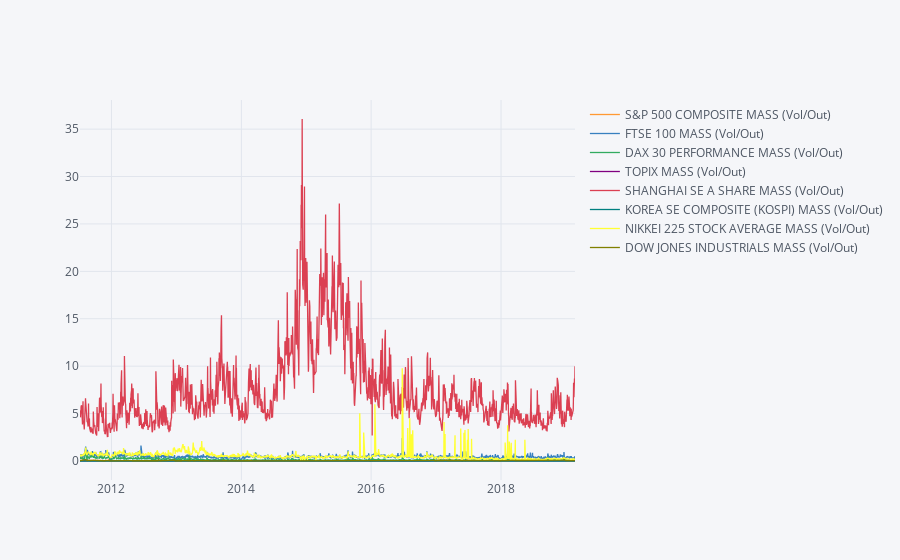

The code cell stored with this chart in its notebook:
### Code cell
mass_2011.iplot()

### Figure 1 — Plotly figure (JSON) as saved in the notebook; plotly's stock layout.template omitted (floating-point values rounded to 4 significant figures; data arrays with more than 128 entries replaced by an {"elided": "..."} marker saying what was removed)
{"data": [{"line": {"color": "rgba(255, 153, 51, 1.0)", "dash": "solid", "shape": "linear", "width": 1.3}, "mode": "lines", "name": "S&P 500 COMPOSITE MASS (Vol/Out)", "text": "", "type": "scatter", "uid": "49919aa2-f50d-4042-a460-7a4bf1d02092", "x": {"elided": "1990 str values"}, "y": {"elided": "1990 float values"}}, {"line": {"color": "rgba(55, 128, 191, 1.0)", "dash": "solid", "shape": "linear", "width": 1.3}, "mode": "lines", "name": "FTSE 100 MASS (Vol/Out)", "text": "", "type": "scatter", "uid": "65c8cb40-1c5a-4aea-954c-9b22f9ca3566", "x": {"elided": "1990 str values"}, "y": {"elided": "1990 float values"}}, {"line": {"color": "rgba(50, 171, 96, 1.0)", "dash": "solid", "shape": "linear", "width": 1.3}, "mode": "lines", "name": "DAX 30 PERFORMANCE MASS (Vol/Out)", "text": "", "type": "scatter", "uid": "bbd866ce-541f-4317-b759-6aa4a39b24ac", "x": {"elided": "1990 str values"}, "y": {"elided": "1990 float values"}}, {"line": {"color": "rgba(128, 0, 128, 1.0)", "dash": "solid", "shape": "linear", "width": 1.3}, "mode": "lines", "name": "TOPIX MASS (Vol/Out)", "text": "", "type": "scatter", "uid": "a0f8acc6-14c3-440f-9607-d5665e5155fd", "x": {"elided": "1990 str values"}, "y": {"elided": "1990 float values"}}, {"line": {"color": "rgba(219, 64, 82, 1.0)", "dash": "solid", "shape": "linear", "width": 1.3}, "mode": "lines", "name": "SHANGHAI SE A SHARE MASS (Vol/Out)", "text": "", "type": "scatter", "uid": "410de2dc-0fdd-4286-a6e0-4485afb339d4", "x": {"elided": "1990 str values"}, "y": {"elided": "1990 float values"}}, {"line": {"color": "rgba(0, 128, 128, 1.0)", "dash": "solid", "shape": "linear", "width": 1.3}, "mode": "lines", "name": "KOREA SE COMPOSITE (KOSPI) MASS (Vol/Out)", "text": "", "type": "scatter", "uid": "0b3379b7-ed1f-4774-8e54-034ba3c3454a", "x": {"elided": "1990 str values"}, "y": {"elided": "1990 float values"}}, {"line": {"color": "rgba(255, 255, 51, 1.0)", "dash": "solid", "shape": "linear", "width": 1.3}, "mode": "lines", "name": "NIKKEI 225 STOCK AVERAGE MASS (Vol/Out)", "text": "", "type": "scatter", "uid": "0bcf61b8-9033-431d-a6bc-f86b5e8a76a8", "x": {"elided": "1990 str values"}, "y": {"elided": "1990 float values"}}, {"line": {"color": "rgba(128, 128, 0, 1.0)", "dash": "solid", "shape": "linear", "width": 1.3}, "mode": "lines", "name": "DOW JONES INDUSTRIALS MASS (Vol/Out)", "text": "", "type": "scatter", "uid": "02e8e820-9468-488d-89fc-d9d1c977dd1d", "x": {"elided": "1990 str values"}, "y": {"elided": "1990 float values"}}], "layout": {"legend": {"bgcolor": "#F5F6F9", "font": {"color": "#4D5663"}}, "paper_bgcolor": "#F5F6F9", "plot_bgcolor": "#F5F6F9", "title": {"font": {"color": "#4D5663"}}, "xaxis": {"gridcolor": "#E1E5ED", "showgrid": true, "tickfont": {"color": "#4D5663"}, "title": {"font": {"color": "#4D5663"}, "text": ""}, "zerolinecolor": "#E1E5ED"}, "yaxis": {"gridcolor": "#E1E5ED", "showgrid": true, "tickfont": {"color": "#4D5663"}, "title": {"font": {"color": "#4D5663"}, "text": ""}, "zerolinecolor": "#E1E5ED"}}}
